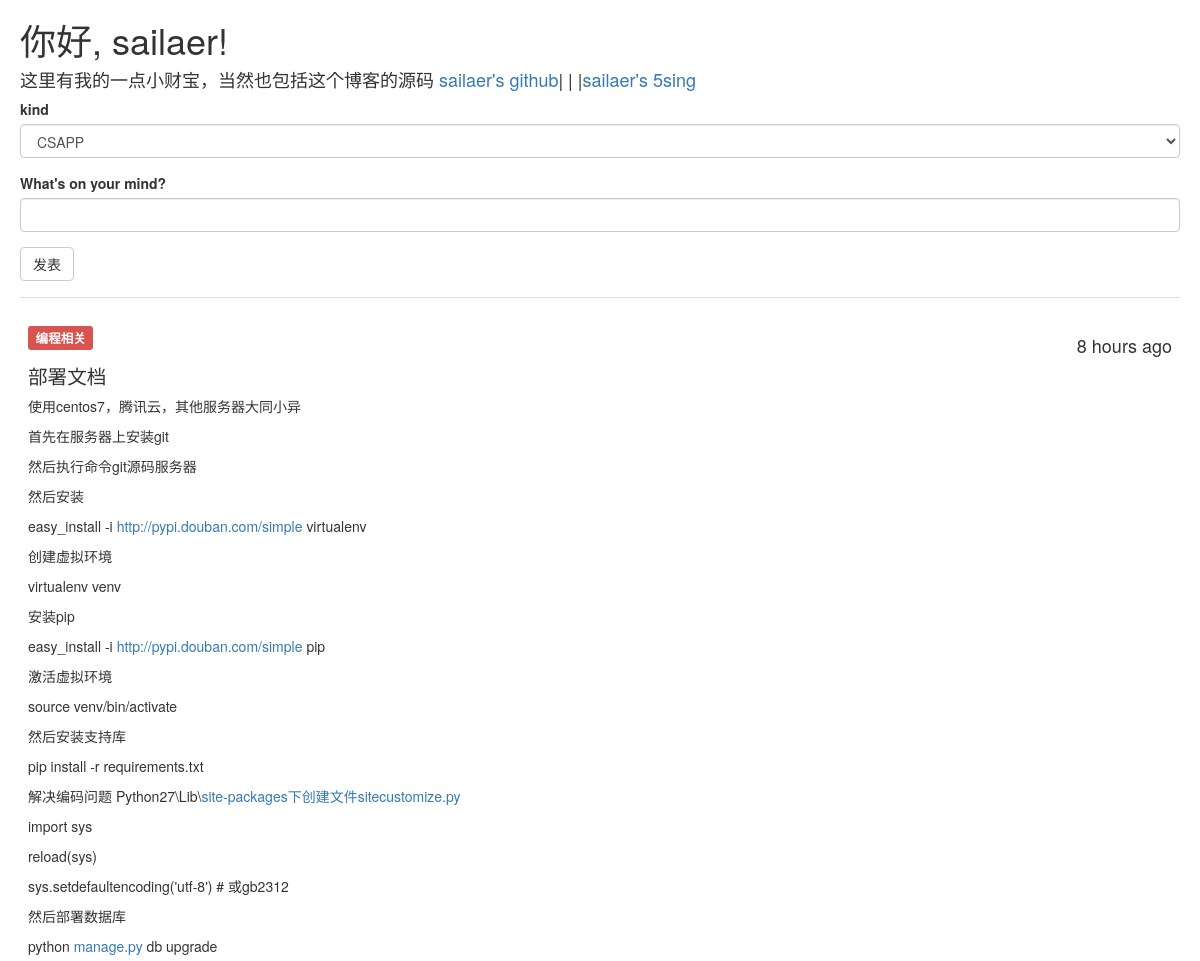
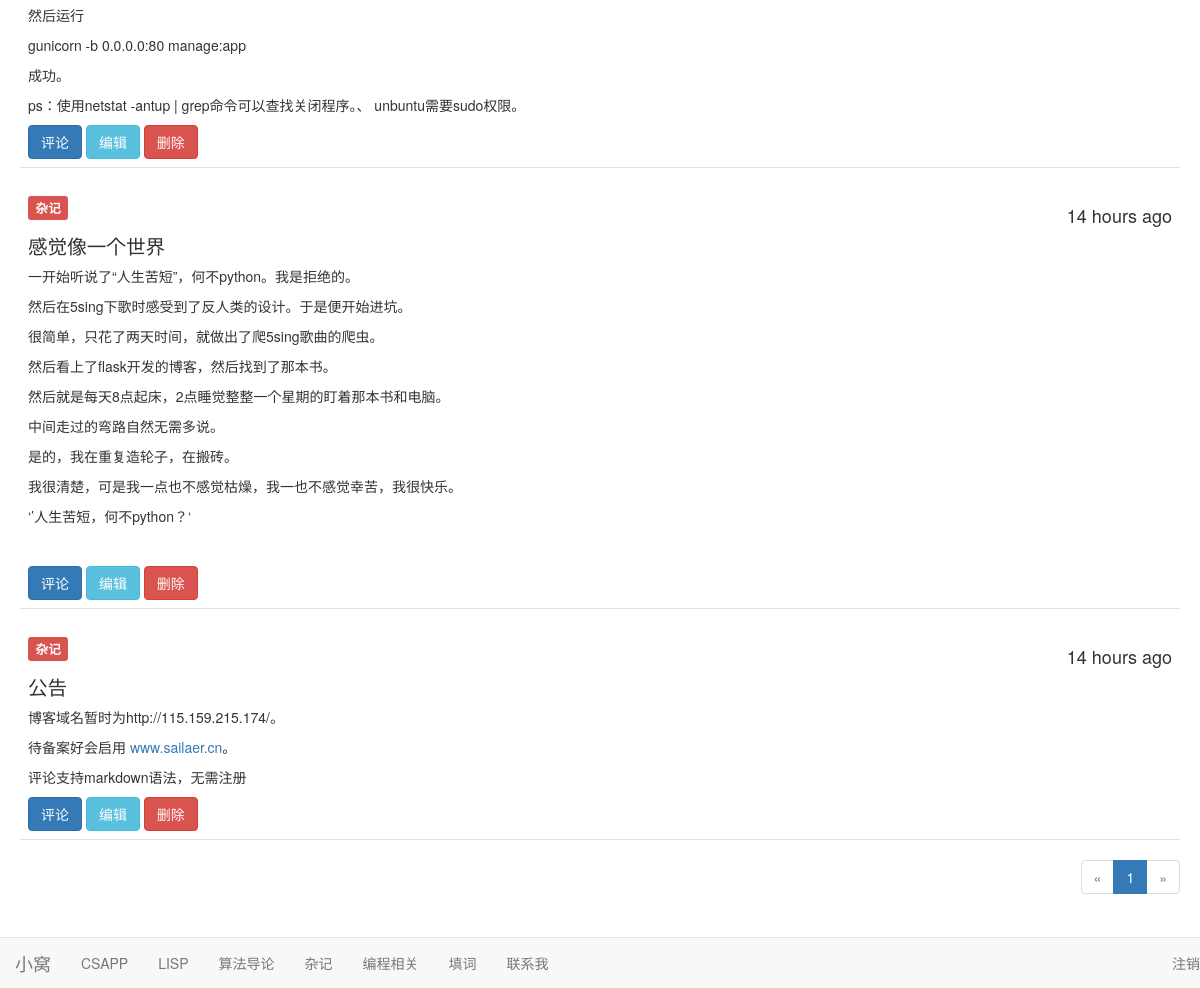
The page / (signed in) on the database its author committed (2 pictures, top to bottom).
### app/models.py (models this page shows, shortened)
class User(UserMixin, db.Model):
    __tablename__ = 'users'
    id = db.Column(db.Integer, primary_key=True)
    username = db.Column(db.String(64), unique=True, index=True)
    password_hash = db.Column(db.String(128))
    confirmed = db.Column(db.Boolean, default=True)
    administrator = db.Column(db.Boolean, default=False)
    posts = db.relationship('Post', backref = 'author', lazy = 'dynamic')
    comments = db.relationship('Comment', backref='author', lazy='dynamic')
    def is_administrator(self):
        return self.administrator
    @property
    def password(self):
        raise AttributeError('password is not a readable attribute')

class Post(db.Model):
    __tablename__ = 'posts'
    id = db.Column(db.Integer, primary_key=True)
    kind = db.Column(db.Text)
    body = db.Column(db.Text)
    body_html = db.Column(db.Text)
    timestamp = db.Column(db.DateTime, index=True, default=datetime.utcnow)
    author_id = db.Column(db.Integer, db.ForeignKey('users.id'))
    comments = db.relationship('Comment', backref = 'post', lazy ='dynamic')

### app/main/views.py (the view)
@main.route('/', methods=['GET', 'POST'])
def index():
    form = PostForm()
    if current_user.is_administrator and \
            form.validate_on_submit():
        post = Post(body=form.body.data,
                    author=current_user._get_current_object(),
                    kind = form.kind.data)
        db.session.add(post)
        return redirect(url_for('.index'))
    page = request.args.get('page', 1, type=int)
    pagination = Post.query.order_by(Post.timestamp.desc()).paginate(
        page, per_page=current_app.config['FLASKY_POSTS_PER_PAGE'],
        error_out=False)
    posts = pagination.items
    return render_template('index.html', form=form, posts=posts,
                           pagination=pagination)

### app/main/forms.py
class PostForm(Form):
    kind = SelectField(u'kind', choices = [('CSAPP', 'CSAPP'), ('LISP', 'LISP'), ('算法导论', '算法导论'), ('杂记', '杂记'),('编程相关','编程相关'),('填词', '填词')] )
    body = PageDownField("What's on your mind?", validators=[Required()])
    submit = SubmitField('发表')

### app/auth/views.py (called while the page is built)
@auth.before_app_request
def before_request():
    if current_user.is_authenticated \
            and not current_user.confirmed \
            and request.endpoint[:5] != 'auth.' \
            and request.endpoint != 'static':
        return redirect(url_for('auth.unconfirmed'))

### app/models.py (called while the page is built)
@login_manager.user_loader
def load_user(user_id):
    return User.query.get(int(user_id))

### app/templates/index.html (shortened to what this page needs)
{% extends "base.html" %}
{% import "bootstrap/wtf.html" as wtf %}
{% import "_macros.html" as macros %}
{% block page_content %}
    <div>
        <h1>你好, {% if current_user.is_authenticated %}{{ current_user.username }}{% else %}迷途中的人{% endif %}!</h1>
        <h4>这里有我的一点小财宝，当然也包括这个博客的源码 <a href="https://github.com/sailaer">sailaer's github</a>| | |<a href="http://5sing.kugou.com/sailaer/default.html">sailaer's 5sing </a></h4>
    </div>
    <div class="">
        {% if current_user.is_administrator() %}
            {{ wtf.quick_form(form, extra_classes = 'div.post.from')}}
        {% endif %}
    </div>
    {% include '_posts.html' %}
    {% if pagination %}
        <div class="pagination">
            {{ macros.pagination_widget(pagination, '.index') }}
        </div>
    {% endif %}
{% endblock %}

### app/templates/_posts.html (shortened to what this page needs)
<ul class="posts">
    {% for post in posts %}
        <li class="post">
            <div class="post-content">
                <div class="post-date"><h4>{{ moment(post.timestamp).fromNow() }}</h4></div>
                <div class="post-body">
                 <h3><span class="label label-danger">{{ post.kind }}</span></h3>
                    {% if post.body_html %}
                        <p>{{ post.body_html| safe}}</p>
                    {% else %}
                        {{ post.body }}
                    {% endif %}
                </div>
                <a href="{{ url_for('.post', id = post.id) }}">
                    <button type="submit" class="btn btn-primary">评论</button>
                </a>
                {% if current_user.administrator%}
                    <a href="{{ url_for('.edit', id = post.id) }}">
                        <button class="btn btn-info" type="submit">编辑</button>
                    </a>
                    <a href="{{ url_for('.delete', id = post.id) }}">
                        <button class="btn btn-danger" type="submit">删除</button>
                    </a>
                {% endif %}
            </div>
        </li>
    {% endfor %}
</ul>

### app/static/styles.css (style rules this page uses)
ul.posts { list-style-type: none; padding: 0px; margin: 16px 0px 0px 0px; border-top: 1px solid #e0e0e0; }
ul.posts li.post { padding: 8px; border-bottom: 1px solid #e0e0e0; }
div.post-date { float: right; }
div.post-content { margin-left: 0px; min-height: 45px; }
div.pagination { width: 100%; text-align: right; padding: 0px; margin: 0px; }
.post-body h1 { font-size: 140%; }
.post-body h3 { font-size: 120%; }
body { padding-bottom: 70px; margin-left: 20px; margin-right: 20px; }

### rows shown on the page
User: username "sailaer"
Post: timestamp "8 hours ago", kind "编程相关", body_html "部署文档 使用centos7，腾讯云，其他服务器大同小异 首先在服务器上安装git 然后执行命令git源码服务器 然后安装 easy_install -i http://pypi.douban.com/simple virtualenv 创建虚拟环境 virtualenv venv 安装pip easy_install -i http://pypi.douban.com/simple pip 激活虚拟环境 source venv/bin/activate 然后安装支持库 pip install -r requirements.txt 解决编码问题 Python27\\Lib\\ site-packages下创建文件sitecustomize.py import sys reload(sys) sys.setdefaultencoding('utf-8') # 或gb2312 然后部署数据库 python manage.py db upgrade 然后运行 gunicorn -b 0.0.0.0:80 manage:app 成功。 ps：使用netstat -antup | grep命令可以查找关闭程序。、 unbuntu需要sudo权限。"
Post: timestamp "14 hours ago", kind "杂记", body_html "感觉像一个世界 一开始听说了“人生苦短”，何不python。我是拒绝的。 然后在5sing下歌时感受到了反人类的设计。于是便开始进坑。 很简单，只花了两天时间，就做出了爬5sing歌曲的爬虫。 然后看上了flask开发的博客，然后找到了那本书。 然后就是每天8点起床，2点睡觉整整一个星期的盯着那本书和电脑。 中间走过的弯路自然无需多说。 是的，我在重复造轮子，在搬砖。 我很清楚，可是我一点也不感觉枯燥，我一也不感觉幸苦，我很快乐。 ‘’人生苦短，何不python？‘"
Post: timestamp "14 hours ago", kind "杂记", body_html "公告 博客域名暂时为http://115.159.215.174/。 待备案好会启用 www.sailaer.cn 。 评论支持markdown语法，无需注册"

### other values the page prints
{{ p }} "1"
